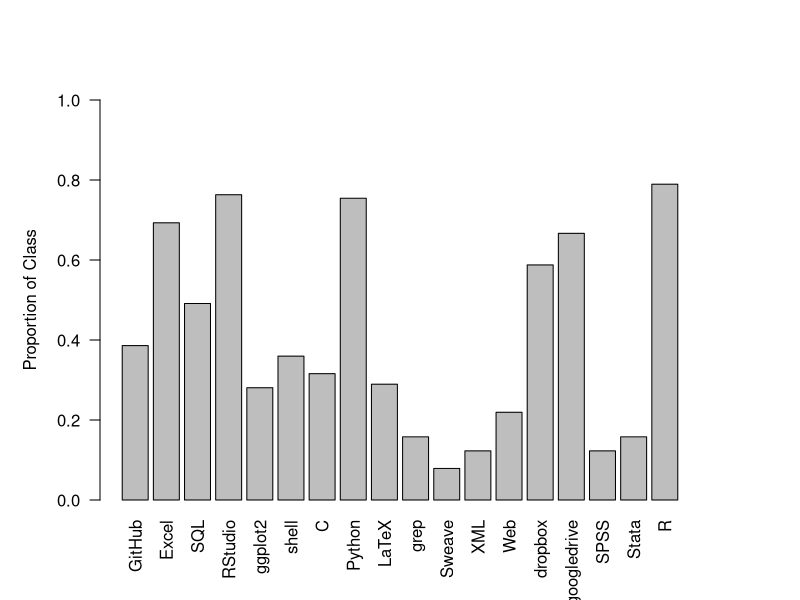

Write R code to recreate this figure. (Note: this script raises an error after producing the figure.)
#data clean
setwd("~/Desktop/EDAV/EDAV_HW1")
survey <- read.csv("Survey+Response.csv")

#naming vars and removing empty columns
names(survey) <- c("waitlist","program","tools","exp.Rmodeling","b5","b6","b7","b8","b9","b10","b11","gender","primaryeditor","exp.Rgraphics","exp.Radvanced","exp.documentation","exp.Matlab","exp.Github","b19","b20","b21","b22","b23","b24","b25","b26","b27","b28","b29","b30","b31","b32","b33","b34","b35","b36","b37","b38")
survey <- survey[,c(-5:-11,-19:-38)]

#dummy variables for each language/tool in tools
tooldummies = c()
toolList <- c("Github","Excel","SQL","RStudio","ggplot2","shell", "C/C","Python","LaTeX","(grep)","Sweave/knitr","XML","Web: html css js","dropbox","google drive","SPSS","Stata")
for(t in toolList){
  tooldummies <- cbind(tooldummies,grepl(t,survey$tools))
}
tooldummies <- cbind(tooldummies,(grepl("R,",survey$tools)==TRUE | (grepl("R",survey$tools)==TRUE & grepl("RStudio",survey$tools)==FALSE)))
colnames(tooldummies) <- c("GitHub","Excel","SQL","RStudio","ggplot2","shell", "C","Python","LaTeX","grep","Sweave","XML","Web","dropbox","googledrive","SPSS","Stata","R")
survey <- cbind(survey,tooldummies)

#quick summary info
summary(survey)
par(las = 2)
par(mar=c(5,5,5,5))
barplot(apply(survey[,12:29],2,mean),ylab = "Proportion of Class",ylim = c(0,1))
library(corrplot)
corrplot.mixed(cor(survey[,12:29]),method='square')

#JK

#another verson of corrplot with numbers
corrplot.mixed(cor(survey[,12:29]))

library(ggplot2)
#Gender vs Program
ggplot(survey, aes(x=program, fill = gender)) + geom_bar(width = .5) + coord_flip()

#gender/program/count_exp in heatmap form
ggplot(survey, aes(gender, program, fill = apply(survey[,12:29],1,sum))) + geom_tile() + scale_fill_gradient2(high = "red",low = "white")

#exp based on num_languages
qplot(exp.Rmodeling, apply(survey[,12:29],1,sum), data = survey, geom = "boxplot")
qplot(exp.Rgraphics, apply(survey[,12:29],1,sum), data = survey, geom = "boxplot")
qplot(exp.Radvanced, apply(survey[,12:29],1,sum), data = survey, geom = "boxplot")
qplot(exp.documentation, apply(survey[,12:29],1,sum), data = survey, geom = "boxplot")
qplot(exp.Matlab, apply(survey[,12:29],1,sum), data = survey, geom = "boxplot")
qplot(exp.Github, apply(survey[,12:29],1,sum), data = survey, geom = "boxplot")



